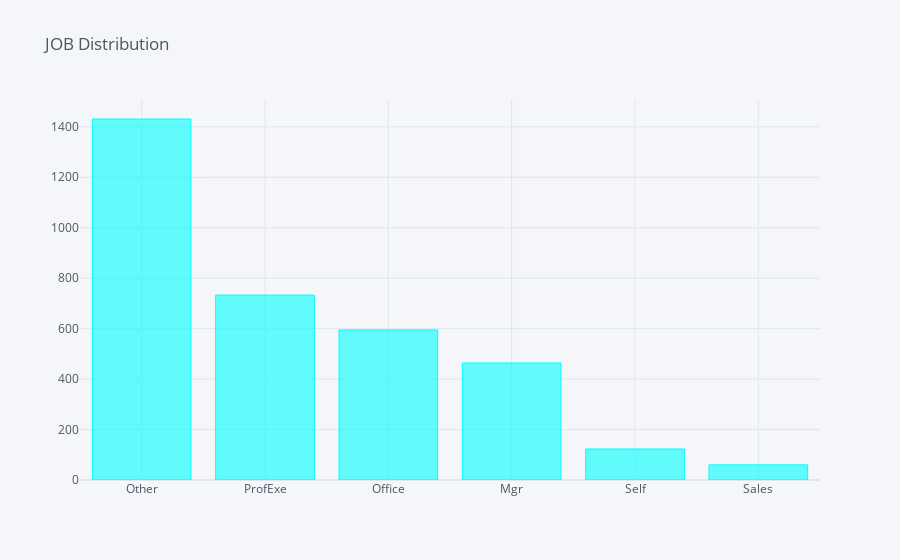
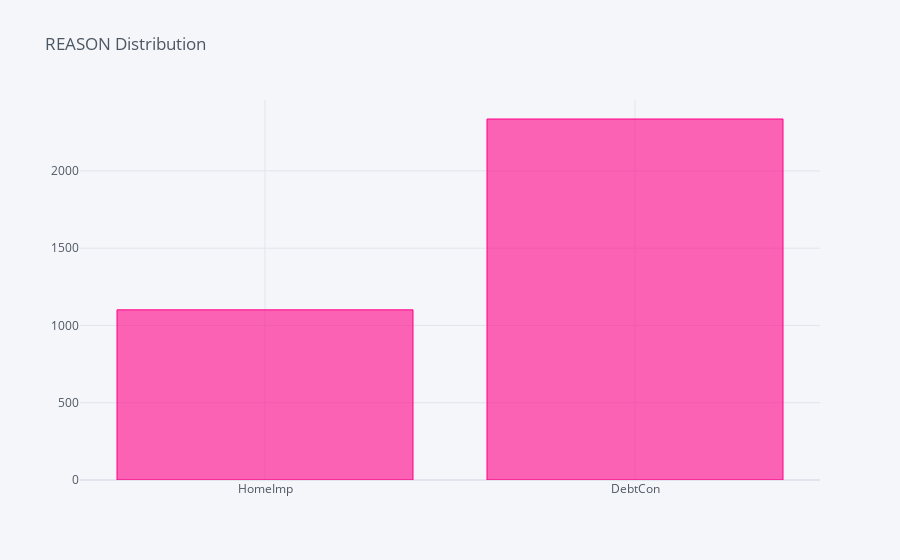

The notebook cell saved with these charts, in order:
### Code cell
colors = ["cyan","pink"]
for i,col in enumerate(Cats):    
    Train[col].value_counts().sort_values(ascending = bool(i)).iplot(kind='bar',title = f"{col} Distribution",color = colors[i], filename='bar-subplots')

### Figure 1 — Plotly figure (JSON) as saved in the notebook; plotly's stock layout.template omitted (floating-point values rounded to 4 significant figures)
{"data": [{"marker": {"color": "rgba(0, 255, 255, 0.6)", "line": {"color": "rgba(0, 255, 255, 1.0)", "width": 1}}, "name": "JOB", "orientation": "v", "text": "", "type": "bar", "x": ["Other", "ProfExe", "Office", "Mgr", "Self", "Sales"], "y": [1431, 733, 595, 464, 123, 60]}], "layout": {"autosize": true, "legend": {"bgcolor": "#F5F6F9", "font": {"color": "#4D5663"}}, "paper_bgcolor": "#F5F6F9", "plot_bgcolor": "#F5F6F9", "title": {"font": {"color": "#4D5663"}, "text": "JOB Distribution"}, "xaxis": {"autorange": true, "gridcolor": "#E1E5ED", "range": [-0.5, 5.5], "showgrid": true, "tickfont": {"color": "#4D5663"}, "title": {"font": {"color": "#4D5663"}, "text": ""}, "type": "category", "zerolinecolor": "#E1E5ED"}, "yaxis": {"autorange": true, "gridcolor": "#E1E5ED", "range": [0, 1506.0], "showgrid": true, "tickfont": {"color": "#4D5663"}, "title": {"font": {"color": "#4D5663"}, "text": ""}, "type": "linear", "zerolinecolor": "#E1E5ED"}}}

### Figure 2 — Plotly figure (JSON) as saved in the notebook; plotly's stock layout.template omitted (floating-point values rounded to 4 significant figures)
{"data": [{"marker": {"color": "rgba(255, 0, 136, 0.6)", "line": {"color": "rgba(255, 0, 136, 1.0)", "width": 1}}, "name": "REASON", "orientation": "v", "text": "", "type": "bar", "x": ["HomeImp", "DebtCon"], "y": [1101, 2336]}], "layout": {"autosize": true, "legend": {"bgcolor": "#F5F6F9", "font": {"color": "#4D5663"}}, "paper_bgcolor": "#F5F6F9", "plot_bgcolor": "#F5F6F9", "title": {"font": {"color": "#4D5663"}, "text": "REASON Distribution"}, "xaxis": {"autorange": true, "gridcolor": "#E1E5ED", "range": [-0.5, 1.5], "showgrid": true, "tickfont": {"color": "#4D5663"}, "title": {"font": {"color": "#4D5663"}, "text": ""}, "type": "category", "zerolinecolor": "#E1E5ED"}, "yaxis": {"autorange": true, "gridcolor": "#E1E5ED", "range": [0, 2459.0], "showgrid": true, "tickfont": {"color": "#4D5663"}, "title": {"font": {"color": "#4D5663"}, "text": ""}, "type": "linear", "zerolinecolor": "#E1E5ED"}}}
